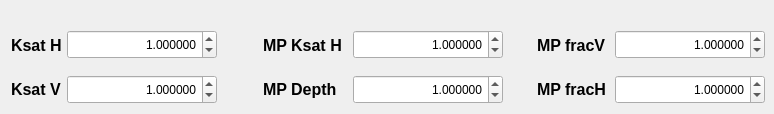
   <widget class="QWidget" name="tab_2">
    <attribute name="title">
     <string>  Geology  </string>
    </attribute>
    <widget class="QDoubleSpinBox" name="doubleSpinBoxG_KsatV">
     <property name="geometry">
      <rect>
       <x>67</x>
       <y>75</y>
       <width>150</width>
       <height>29</height>
      </rect>
     </property>
     <property name="alignment">
      <set>Qt::AlignRight|Qt::AlignTrailing|Qt::AlignVCenter</set>
     </property>
     <property name="decimals">
      <number>6</number>
     </property>
     <property name="maximum">
      <double>99.000000000000000</double>
     </property>
     <property name="singleStep">
      <double>0.100000000000000</double>
     </property>
     <property name="value">
      <double>1.000000000000000</double>
     </property>
    </widget>
    <widget class="QLabel" name="textLabel1_6">
     <property name="geometry">
      <rect>
       <x>11</x>
       <y>74</y>
       <width>71</width>
       <height>31</height>
      </rect>
     </property>
     <property name="font">
      <font>
       <pointsize>12</pointsize>
       <weight>75</weight>
       <bold>true</bold>
      </font>
     </property>
     <property name="text">
      <string>Ksat V</string>
     </property>
    </widget>
    <widget class="QLabel" name="textLabel1_8">
     <property name="geometry">
      <rect>
       <x>11</x>
       <y>30</y>
       <width>71</width>
       <height>31</height>
      </rect>
     </property>
     <property name="font">
      <font>
       <pointsize>12</pointsize>
       <weight>75</weight>
       <bold>true</bold>
      </font>
     </property>
     <property name="text">
      <string>Ksat H</string>
     </property>
    </widget>
    <widget class="QDoubleSpinBox" name="doubleSpinBoxG_KsatH">
     <property name="geometry">
      <rect>
       <x>67</x>
       <y>30</y>
       <width>150</width>
       <height>29</height>
      </rect>
     </property>
     <property name="alignment">
      <set>Qt::AlignRight|Qt::AlignTrailing|Qt::AlignVCenter</set>
     </property>
     <property name="decimals">
      <number>6</number>
     </property>
     <property name="maximum">
      <double>99.000000000000000</double>
     </property>
     <property name="singleStep">
      <double>0.100000000000000</double>
     </property>
     <property name="value">
      <double>1.000000000000000</double>
     </property>
    </widget>
    <widget class="QDoubleSpinBox" name="doubleSpinBoxG_MPDepth">
     <property name="geometry">
      <rect>
       <x>353</x>
       <y>75</y>
       <width>150</width>
       <height>29</height>
      </rect>
     </property>
     <property name="alignment">
      <set>Qt::AlignRight|Qt::AlignTrailing|Qt::AlignVCenter</set>
     </property>
     <property name="decimals">
      <number>6</number>
     </property>
     <property name="maximum">
      <double>99.000000000000000</double>
     </property>
     <property name="singleStep">
      <double>0.100000000000000</double>
     </property>
     <property name="value">
      <double>1.000000000000000</double>
     </property>
    </widget>
    <widget class="QLabel" name="textLabel1_9">
     <property name="geometry">
      <rect>
       <x>263</x>
       <y>30</y>
       <width>81</width>
       <height>31</height>
      </rect>
     </property>
     <property name="font">
      <font>
       <pointsize>12</pointsize>
       <weight>75</weight>
       <bold>true</bold>
      </font>
     </property>
     <property name="text">
      <string>MP Ksat H</string>
     </property>
    </widget>
    <widget class="QLabel" name="textLabel1_7">
     <property name="geometry">
      <rect>
       <x>263</x>
       <y>74</y>
       <width>81</width>
       <height>31</height>
      </rect>
     </property>
     <property name="font">
      <font>
       <pointsize>12</pointsize>
       <weight>75</weight>
       <bold>true</bold>
      </font>
     </property>
     <property name="text">
      <string>MP Depth</string>
     </property>
    </widget>
    <widget class="QDoubleSpinBox" name="doubleSpinBoxG_MPKsatH">
     <property name="geometry">
      <rect>
       <x>353</x>
       <y>30</y>
       <width>150</width>
       <height>29</height>
      </rect>
     </property>
     <property name="alignment">
      <set>Qt::AlignRight|Qt::AlignTrailing|Qt::AlignVCenter</set>
     </property>
     <property name="decimals">
      <number>6</number>
     </property>
     <property name="maximum">
      <double>99.000000000000000</double>
     </property>
     <property name="singleStep">
      <double>0.100000000000000</double>
     </property>
     <property name="value">
      <double>1.000000000000000</double>
     </property>
    </widget>
    <widget class="QLabel" name="textLabel1_10">
     <property name="geometry">
      <rect>
       <x>537</x>
       <y>30</y>
       <width>71</width>
       <height>31</height>
      </rect>
     </property>
     <property name="font">
      <font>
       <pointsize>12</pointsize>
       <weight>75</weight>
       <bold>true</bold>
      </font>
     </property>
     <property name="text">
      <string>MP fracV</string>
     </property>
    </widget>
    <widget class="QDoubleSpinBox" name="doubleSpinBoxG_MPfracV">
     <property name="geometry">
      <rect>
       <x>615</x>
       <y>30</y>
       <width>150</width>
       <height>29</height>
      </rect>
     </property>
     <property name="alignment">
      <set>Qt::AlignRight|Qt::AlignTrailing|Qt::AlignVCenter</set>
     </property>
     <property name="decimals">
      <number>6</number>
     </property>
     <property name="maximum">
      <double>99.000000000000000</double>
     </property>
     <property name="singleStep">
      <double>0.100000000000000</double>
     </property>
     <property name="value">
      <double>1.000000000000000</double>
     </property>
    </widget>
    <widget class="QLabel" name="textLabel1_19">
     <property name="geometry">
      <rect>
       <x>537</x>
       <y>74</y>
       <width>71</width>
       <height>31</height>
      </rect>
     </property>
     <property name="font">
      <font>
       <pointsize>12</pointsize>
       <weight>75</weight>
       <bold>true</bold>
      </font>
     </property>
     <property name="text">
      <string>MP fracH</string>
     </property>
    </widget>
    <widget class="QDoubleSpinBox" name="doubleSpinBoxG_MPfracH">
     <property name="geometry">
      <rect>
       <x>615</x>
       <y>75</y>
       <width>150</width>
       <height>29</height>
      </rect>
     </property>
     <property name="alignment">
      <set>Qt::AlignRight|Qt::AlignTrailing|Qt::AlignVCenter</set>
     </property>
     <property name="decimals">
      <number>6</number>
     </property>
     <property name="maximum">
      <double>99.000000000000000</double>
     </property>
     <property name="singleStep">
      <double>0.100000000000000</double>
     </property>
     <property name="value">
      <double>1.000000000000000</double>
     </property>
    </widget>
   </widget>
